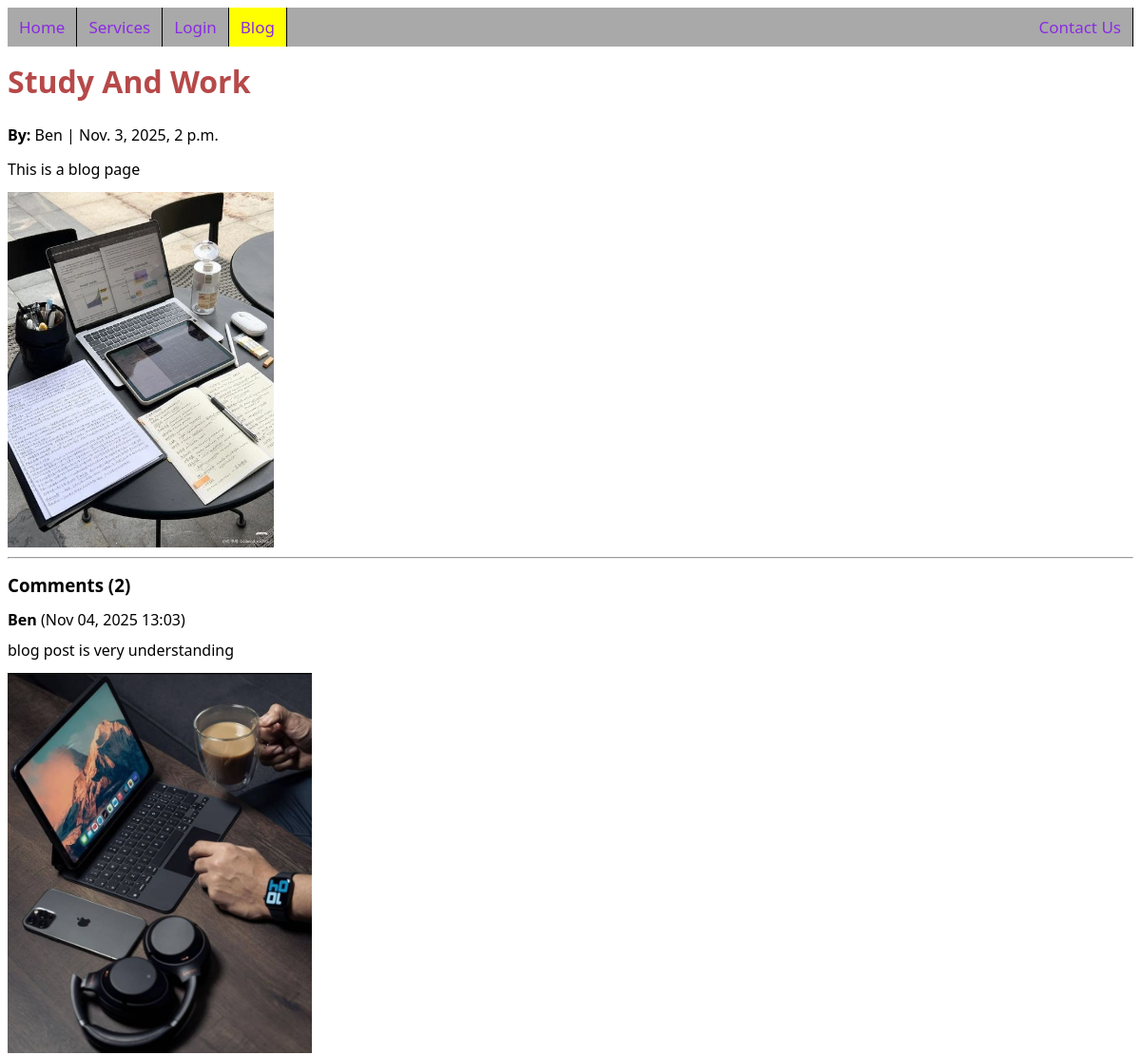
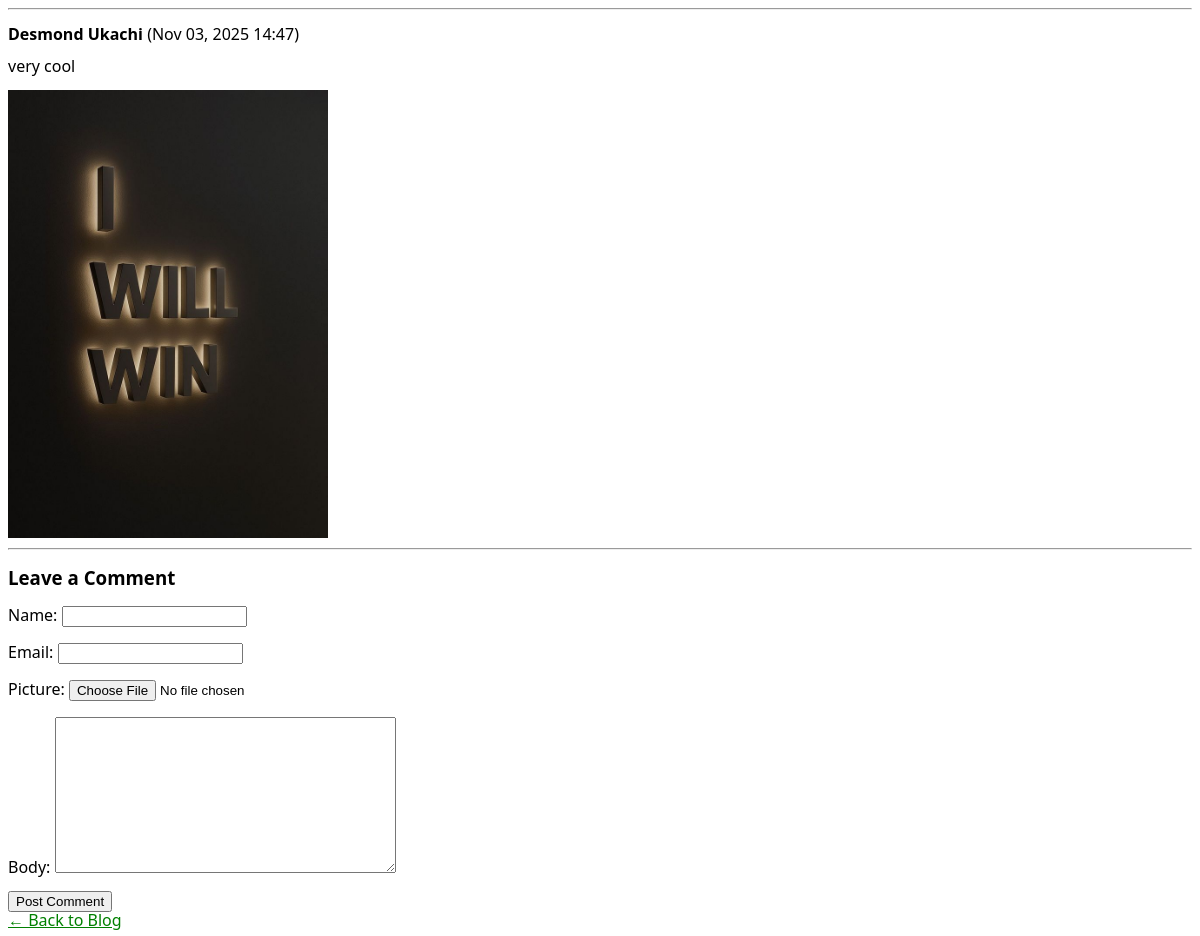
/blog/study_and_work/, run on the app's committed database (2 pictures, top to bottom).
### blog/models.py (models this page shows, shortened)
class Post(models.Model):
    title = models.CharField(max_length=200)
    author = models.CharField(max_length=100)
    body = models.TextField()
    picture = models.ImageField(upload_to='post_pics/', null=True, blank=True)
    created_on = models.DateTimeField(default=timezone.now)
    slug = models.SlugField(unique=True, blank=True)

class Comment(models.Model):
    post = models.ForeignKey(Post, on_delete=models.CASCADE, related_name='comments')
    name = models.CharField(max_length=80)
    email = models.EmailField()
    body = models.TextField()
    picture = models.ImageField(upload_to='comment_pics/', null=True, blank=True)
    created_on = models.DateTimeField(default=timezone.now)

### blog/views.py (the view)
# urls.py: path('<slug:slug>/', views.blog_detail, name='blog_detail'),
def blog_detail(request, slug):
    post = get_object_or_404(Post, slug=slug)
    comments = post.comments.all().order_by('-created_on')
    request.method == 'POST'
    form = CommentForm(request.POST)
    if form.is_valid():
            new_comment = form.save(commit=False)
            new_comment.post = post
            new_comment.save()
            return redirect('blog_detail', slug=post.slug)
    else:
        form = CommentForm()
    return render(request, 'blog/blog_detail.html', {
        'post': post,
        'comments': comments,
        'form': form
})

### blog/forms.py
class CommentForm(forms.ModelForm):
    class Meta:
        model = Comment
        fields = ('name', 'email', 'picture', 'body')

### blog/templates/blog/blog_detail.html (shortened to what this page needs)
<!DOCTYPE html>
<html lang="en">
<head>
</head>
<body>
    <div>
        <div class="navbar">
        <a href="#">Home</a>
        <a href="#">Services</a>
        <a href="#">Login</a>
        <a class="active" href="{% url 'emeka' %}">Blog</a>
        <ul style="float:right"><a href="#">Contact Us</a></ul>
    </div>
    <h1>Study And Work</h1>
    <p><strong>By:</strong> {{ post.author }} | {{ post.created_on }}</p>
    <div class="content">
        <p>{{ post.body }}</p>
        {% if post.picture %}
        <img src="{{ post.picture.url }}" alt="{{ post.name }}" width="280">
        {% endif %}
    </div>
    <hr>
    <h3>Comments ({{ comments.count }})</h3>
    {% for comment in comments %}
    <div>
        <p><strong>{{ comment.name }}</strong> ({{ comment.created_on|date:"M d, Y H:i" }})</p>
        <p>{{ comment.body }}</p>
        {% if comment.picture %}
        <img src="{{ comment.picture.url }}" alt="{{ comment.name }}" width="320">
        {% endif %}
    </div>
    <hr>
    {% empty %}
    <p>No comments yet. Be the first to contribute!</p>
    {% endfor %}
    <h3>Leave a Comment</h3>
    <form method="post" enctype="multipart/form-data">
        {{ form.as_p }}
        <button type="submit">Post Comment</button>
    </form>
    <a href="{% url 'emeka' %}">← Back to Blog</a>
        </body>
        </html>

### blog/templates/blog/blog_detail.html (style rules this page uses)
body { font-family: Arial, Helvetica, sans-serif; }
.navbar { width: 100%; background-color: darkgray; overflow: auto; position: sticky; top: 0; }
.navbar a { float: left; padding: 12px; color: blueviolet; text-decoration: none; font-size: 17px; float: left; border-right:1px solid black; }
.active { background-color: yellow; }
ul { list-style-type: none; margin: 0; padding: 0; }
body { font-family: 'Segoe UI', sans-serif; margin: 8px; line-height: 1; }
h1 { color: rgb(182, 73, 73); }
.content { margin-top: 20px; }
a { color: green; }

### data on the page
Post: author "Ben", created_on "Nov. 3, 2025, 2 p.m.", body "This is a blog page", picture (picture)
Comment: name "Ben", created_on "Nov 04, 2025 13:03", body "blog post is very understanding", picture (picture)
Comment: name "Desmond Ukachi", created_on "Nov 03, 2025 14:47", body "very cool", picture (picture)

### other printed values
{{ comments.count }} "2"
